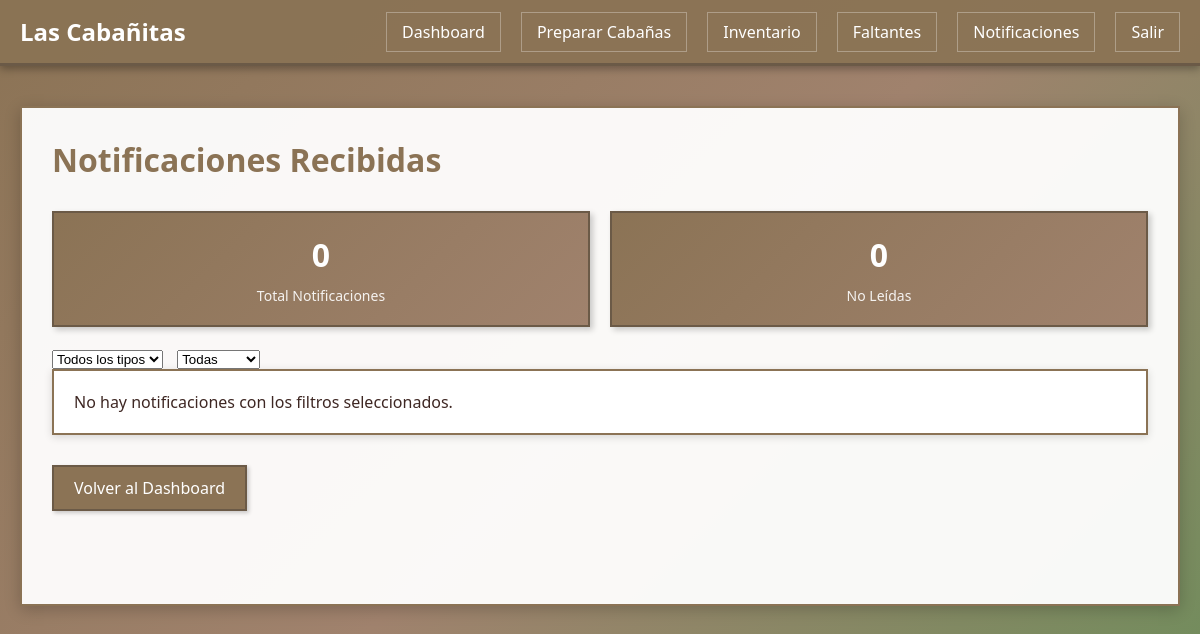
The app's page /encargado/notificaciones/ (signed in), older data.
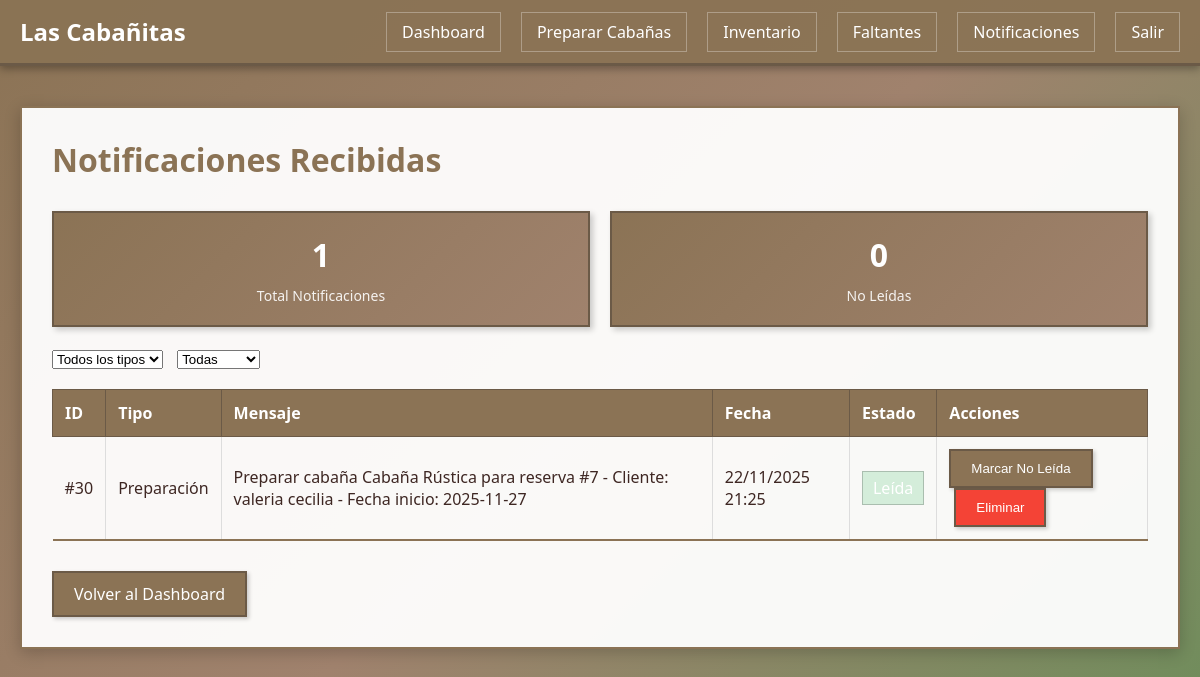
The same page, newer data.
### gestion/models.py (models this page shows, shortened)
class Notificacion(models.Model):
    TIPOS = [
        ('alerta', 'Alerta'),
        ('confirmacion', 'Confirmación'),
        ('preparacion', 'Preparación'),
        ('recordatorio', 'Recordatorio'),
        ('general', 'General'),
    ]
    idNotificacion = models.AutoField(primary_key=True)
    usuario = models.ForeignKey(User, on_delete=models.CASCADE, related_name='notificaciones', null=True, blank=True)
    tipo = models.CharField(max_length=20, choices=TIPOS)
    mensaje = models.TextField()
    fechaEnvio = models.DateTimeField(auto_now_add=True)
    leida = models.BooleanField(default=False)
    class Meta:
        db_table = 'notificacion'
        verbose_name = "Notificación"
        verbose_name_plural = "Notificaciones"
        ordering = ['-fechaEnvio']

### gestion/views.py (the view, shortened to what this page needs)
# urls.py: path('encargado/notificaciones/', views.notificaciones_encargado, name='notificaciones_encargado'),
@encargado_required
def notificaciones_encargado(request):
    tipo_filtro = request.GET.get('tipo', '')
    leida_filtro = request.GET.get('leida', '')
    notificaciones = Notificacion.objects.filter(usuario=request.user).order_by('-fechaEnvio')
    if tipo_filtro:
        notificaciones = notificaciones.filter(tipo=tipo_filtro)
    if leida_filtro == 'true':
        notificaciones = notificaciones.filter(leida=True)
    elif leida_filtro == 'false':
        notificaciones = notificaciones.filter(leida=False)
    total_notificaciones = Notificacion.objects.filter(usuario=request.user).count()
    notificaciones_no_leidas = Notificacion.objects.filter(usuario=request.user, leida=False).count()
    return render(request, 'encargado/notificaciones_encargado.html', {
        'notificaciones': notificaciones,
        'total_notificaciones': total_notificaciones,
        'notificaciones_no_leidas': notificaciones_no_leidas,
        'tipo_filtro': tipo_filtro,
        'leida_filtro': leida_filtro,
    })

### gestion/templates/encargado/notificaciones_encargado.html (shortened to what this page needs)
{% extends 'base.html' %}
{% block content %}
<h1 class="page-title">Notificaciones Recibidas</h1>
<div class="stats" style="margin-bottom: 20px;">
    <div class="stat-card">
        <h4>{{ total_notificaciones }}</h4>
        <p>Total Notificaciones</p>
    </div>
    <div class="stat-card">
        <h4>{{ notificaciones_no_leidas }}</h4>
        <p>No Leídas</p>
    </div>
</div>
<div class="mb-20">
    <form method="get" class="inline-block-form">
        <select name="tipo" onchange="this.form.submit()">
            <option value="">Todos los tipos</option>
        </select>
        <select name="leida" onchange="this.form.submit()" style="margin-left: 10px;">
            <option value="">Todas</option>
        </select>
    </form>
</div>
{% if notificaciones %}
    <table>
        <thead>
            <tr>
                <th>ID</th>
                <th>Tipo</th>
                <th>Mensaje</th>
                <th>Fecha</th>
                <th>Estado</th>
                <th>Acciones</th>
            </tr>
        </thead>
        <tbody>
            {% for notif in notificaciones %}
            <tr class="{% if not notif.leida %}notificacion-no-leida{% endif %}">
                <td>#{{ notif.idNotificacion }}</td>
                <td>{{ notif.get_tipo_display }}</td>
                <td>{{ notif.mensaje }}</td>
                <td>{{ notif.fechaEnvio|date:"d/m/Y H:i" }}</td>
                <td>
                    {% if notif.leida %}
                        <span class="status-badge-inline" style="background-color: #d4edda;">Leída</span>
                    {% else %}
                        <span class="status-badge-inline" style="background-color: #f8d7da;">No Leída</span>
                    {% endif %}
                </td>
                <td>
                    {% if notif.leida %}
                        <form method="post" style="display: inline-block;">
                            <button type="submit" class="btn btn-sm">Marcar No Leída</button>
                        </form>
                    {% endif %}
                    <form method="post" style="display: inline-block; margin-left: 5px;">
                        <button type="submit" class="btn btn-sm btn-danger" onclick="return confirm('¿Eliminar esta notificación?')">Eliminar</button>
                    </form>
                </td>
            </tr>
            {% endfor %}
        </tbody>
    </table>
{% else %}
    <div class="card">
        <p>No hay notificaciones con los filtros seleccionados.</p>
    </div>
{% endif %}
<div class="mt-30">
    <a href="{% url 'dashboard_encargado' %}" class="btn">Volver al Dashboard</a>
</div>
{% endblock %}

### gestion/templates/base.html (shortened to what this page needs)
<!DOCTYPE html>
<html lang="es">
<head>
    {% load static %}
    <link rel="stylesheet" href="{% static 'css/style.css' %}">
</head>
<body>
    <header>
        <nav>
            <div class="logo">Las Cabañitas</div>
            <ul class="nav-links">
                {% if user.is_authenticated %}
                    {% if user.is_staff %}
                        <li><a href="{% url 'dashboard_admin' %}">Dashboard</a></li>
                        <li><a href="{% url 'calendario_disponibilidad' %}">Calendario</a></li>
                        <li><a href="{% url 'gestion_reservas' %}">Reservas</a></li>
                        <li><a href="{% url 'gestion_cabañas' %}">Cabañas</a></li>
                        <li><a href="{% url 'gestion_clientes' %}">Clientes</a></li>
                        <li><a href="{% url 'registro_pagos' %}">Pagos</a></li>
                        <li><a href="{% url 'atender_reportes_faltantes' %}">Reportes Faltantes</a></li>
                        <li><a href="{% url 'panel_notificaciones' %}">Notificaciones</a></li>
                        <li><a href="/admin/">Admin Django</a></li>
                    {% elif user.groups.all %}
                        {% for group in user.groups.all %}
                            {% if group.name == 'Encargados' %}
                                <li><a href="{% url 'dashboard_encargado' %}">Dashboard</a></li>
                                <li><a href="{% url 'preparar_cabañas' %}">Preparar Cabañas</a></li>
                                <li><a href="{% url 'inventario_cabañas' %}">Inventario</a></li>
                                <li><a href="{% url 'reporte_faltantes' %}">Faltantes</a></li>
                                <li><a href="{% url 'notificaciones_encargado' %}">Notificaciones</a></li>
                            {% endif %}
                        {% endfor %}
                    {% endif %}
                    <li><a href="{% url 'logout' %}">Salir</a></li>
                {% else %}
                    <li><a href="{% url 'login' %}">Iniciar Sesión</a></li>
                    <li><a href="{% url 'registro_cliente' %}">Registrarse</a></li>
                {% endif %}
            </ul>
        </nav>
    </header>
    <div class="container">
        <div class="content">
            {% block content %}{% endblock %}
        </div>
    </div>
</body>
</html>

Row changes from the older to the newer data that the page shows:
added Notificacion: idNotificacion "30", tipo "Preparación", mensaje "Preparar cabaña Cabaña Rústica para reserva #7 - Cliente: valeria cecilia - Fecha inicio: 2025-11-27", fechaEnvio "22/11/2025 21:25", leida "Leída"
Text that changed along with them:
{{ total_notificaciones }}: "0" → "1"
text no longer shown: "No hay notificaciones con los filtros seleccionados."
text now shown: "ID Tipo Mensaje Fecha Estado Acciones"
